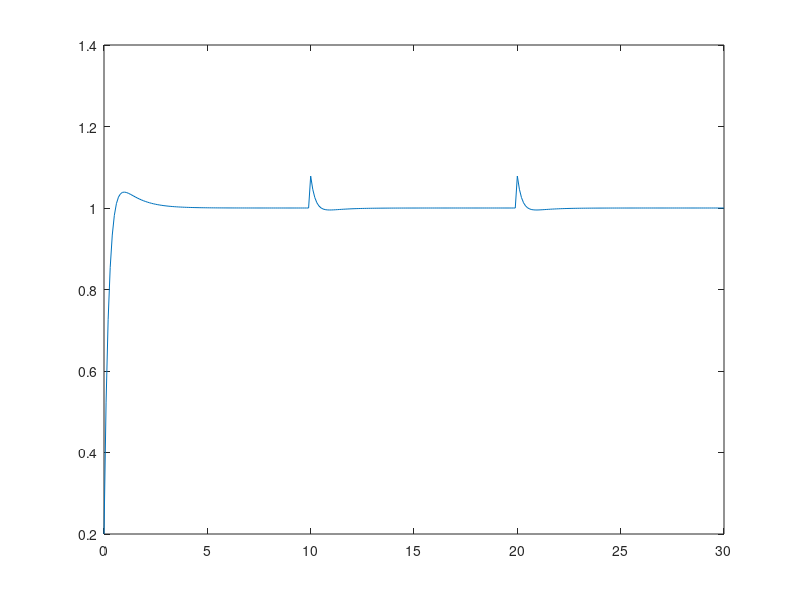
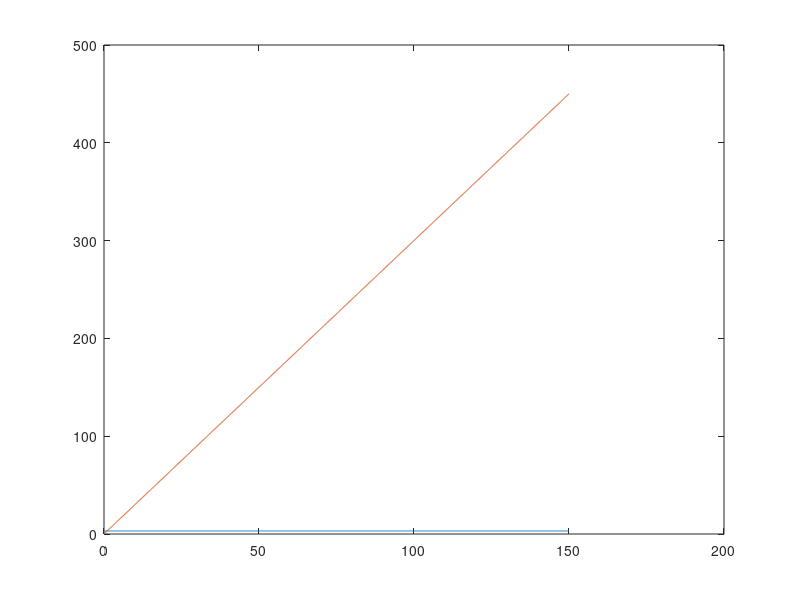

These charts were generated, in order, by the following MATLAB code:
clear all
close all
clc
%% Ex2
%t = 0:0.01:10;
t = 0:0.1:30;
Hf = tf(5,[2 1]);
%Hc = tf(2,1);
Hc = tf([2 2], [1 0]);
Hory = (Hc*Hf)/(1+Hc*Hf);
Hopy = 1/(1+Hc*Hf);
%p = 0.3*(t.^2);
p = @(t) 0.2*(t<10) + 0.3*((t<20) & (t>=10)) + 0.4*(t>=20);
yr = step(Hory, t);
yp = lsim(Hopy, p(t), t);
yfin = yr + yp;
plot(t,yfin);

%%
t = 0:0.1:30;
p = @(t) 0.2*(t<10) + 0.3*((t<20) & (t>=10)) + 0.4*(t>=20);

figure
plot(t, p(t));
grid on;
%% ex3 
t = 0:0.1:30;
Hf1 = tf(1, [1,0]);
Hf2 = tf(1,[1,2]);
Hc = tf([2 2], [1 0]);
Hory = feedback(Hc*Hf1*Hf2/(1+Hc*Hf1*Hf2), 1);
Hop1y = feedback((Hf1*Hf2)/(1+Hc*Hf1*Hf2), 1);
Hop2y = feedback(Hf2/(Hc*Hf1*Hf2), 1);
yr = step(Hory, t);
yp1 = step(Hop1y,t);
yp2 = step(Hop2y,t);
yfin = yr-yp1-yp2;
plot(t,yfin);

%% ex 4
t = 0:0.1:150;
Hory = tf(3,1);
Hop1y = tf(5,1);
Hop2y = tf(9,1);
yr1 = step(Hory,t);
yr2 = lsim(Hory,t,t);
yp1= 0.2*step(Hop1y,t);
yp2= 0.1*step(Hop2y,t);
yf1 = yr1+yp1-yp2;
yf2 = yr2+yp1-yp2;
plot(t, yf1);
hold on
plot(t, yf2);
